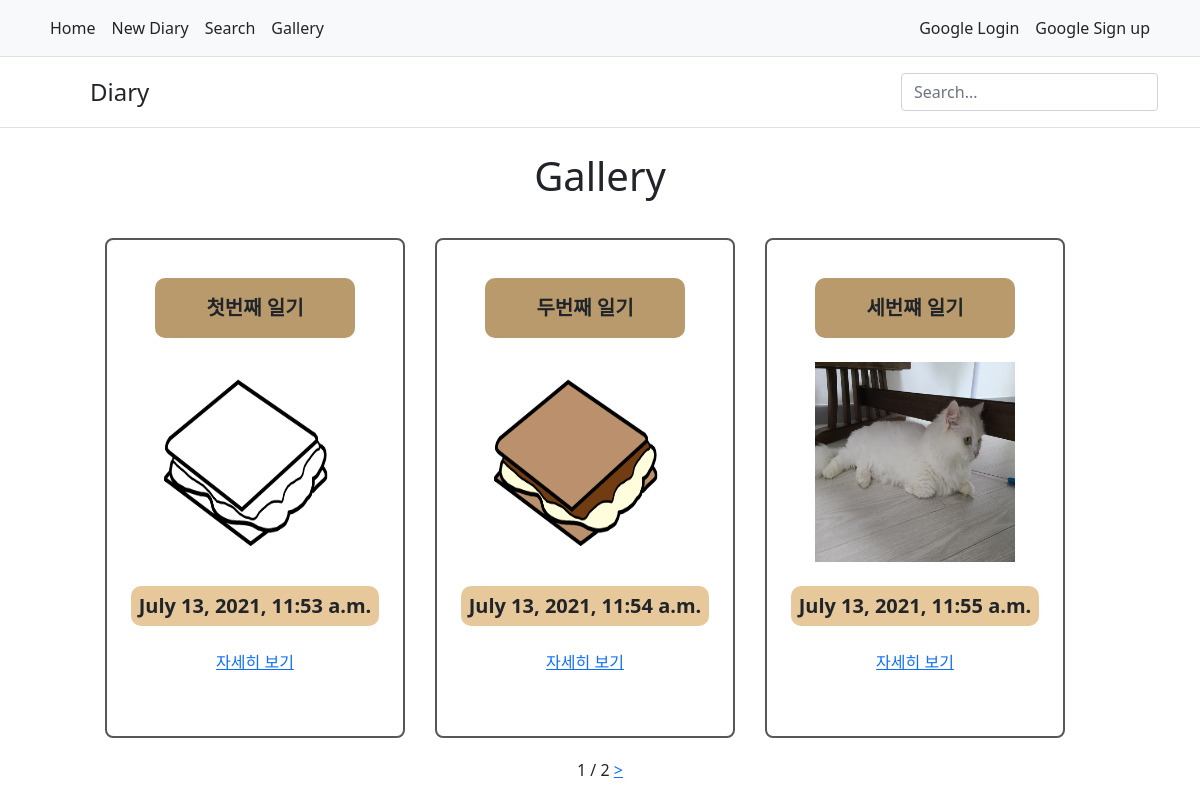
The page /gallery/ on the database as committed earlier.
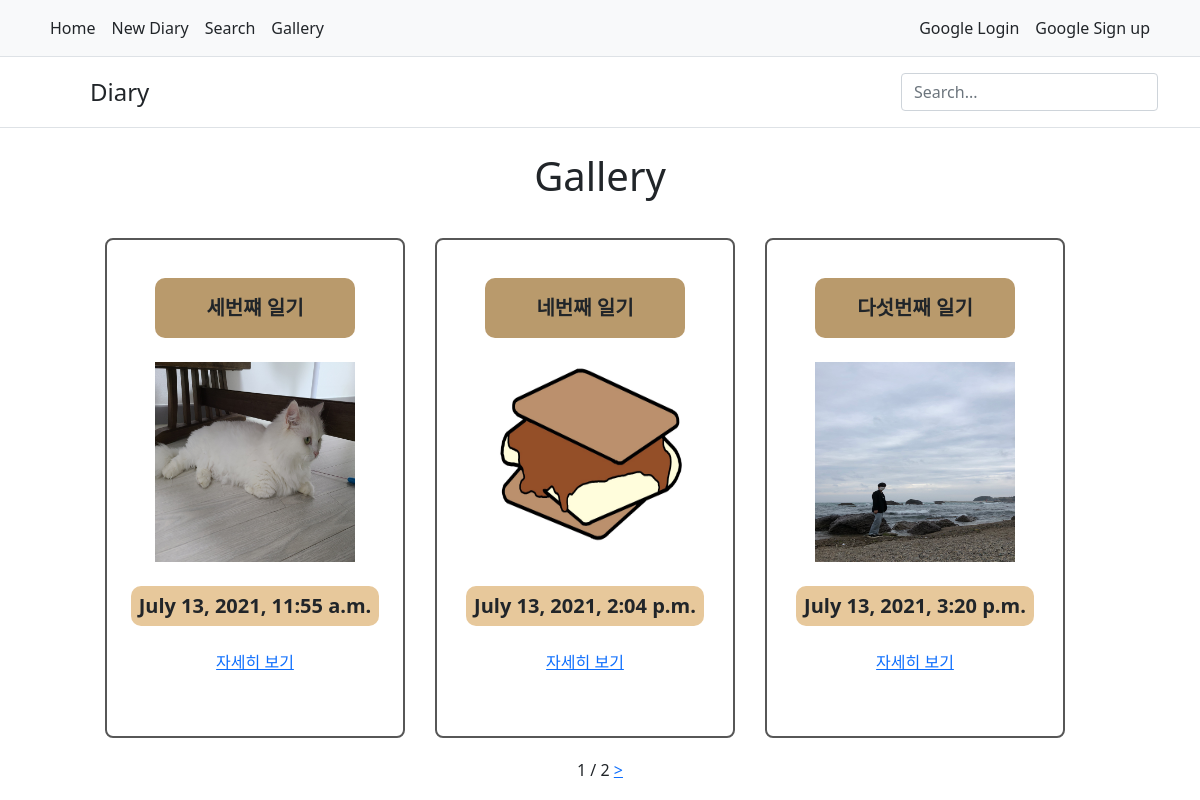
The same page on the database as committed later.
### diary/models.py (models this page shows, shortened)
class Diary(models.Model):
    title = models.CharField(max_length=50, default='')
    body = models.TextField(default='')
    time = models.DateTimeField()
    photo = models.ImageField(upload_to="diary/", blank=True, null=True)
    weather = models.CharField(max_length=20, default='')

### diary/views.py (the view)
# urls.py: path('gallery/', d.gallery, name='gallery'),
def gallery(request):
    diaryList = Diary.objects.all()
    paginator = Paginator(diaryList, 3)
    page_number = request.GET.get('page')
    page = paginator.get_page(page_number)
    return render(request, 'gallery.html', {'diary':page})

### diary/templates/Gallery.html (shortened to what this page needs)
{% extends 'base.html' %}
{% load static %}
{% block link %} {% static 'css/gallery.css' %} {% endblock %}
    {% block body %}
    <h1>Gallery</h1>
    <div id="direction">
        {% for diaryDetail in diary %}
        <div class="diaryDetail">
            <span class="diaryTitle">{{diaryDetail.title}}</span><br>
            <span><img src="{{diaryDetail.photo.url}}" width="200" height="200" ></span><br>
            <span class="diaryTime">{{diaryDetail.time}}</span><br>
            <a href="{% url 'detail' diaryDetail.id %}">
                자세히 보기
            </a><br>
        </div>
        {% endfor %}
    </div>
    <div>
        <span>{{diary.number}}</span>
        <span>/</span>
        <span>{{diary.paginator.num_pages}}</span>
        {% if diary.has_next %}
        <a href='?page={{diary.next_page_number}}'>></a>
        {% endif %}
    </div>
    {% endblock %}

### diary/templates/base.html (shortened to what this page needs)
{% load socialaccount %}
<!DOCTYPE html>
<html lang="en">
<head>
    <link href="https://cdn.jsdelivr.net/npm/bootstrap@5.0.2/dist/css/bootstrap.min.css" rel="stylesheet">
    <link rel="stylesheet" href="{% block link %} {% endblock %}">
</head>
<body>
    <nav class="py-2 bg-light border-bottom">
        <div class="container d-flex flex-wrap">
          <ul class="nav me-auto">
            <li class="nav-item"><a href="{% url 'home' %}" class="nav-link link-dark px-2 active" aria-current="page">Home</a></li>
            <li class="nav-item"><a href="{% url 'add' %}" class="nav-link link-dark px-2">New Diary</a></li>
            <li class="nav-item"><a href="{% url 'search' %}" class="nav-link link-dark px-2">Search</a></li>
            <li class="nav-item"><a href="{% url 'gallery' %}" class="nav-link link-dark px-2">Gallery</a></li>
          </ul>
            <ul class="nav">
                {% if user.is_authenticated %}
                <li class="nav-item"><a class="nav-link link-dark px-2">어서오세요! {{user.username}}님!</a></li>
                <li class="nav-item"><a href="{% url 'logout' %}" class="nav-link link-dark px-2">Logout</a></li>
                {% else %}
                <li class="nav-item"><a href="{% provider_login_url 'google' %}" class="nav-link link-dark px-2">Google Login</a></li>
                <li class="nav-item"><a href="https://accounts.google.com/signup/v2/webcreateaccount?continue=https%3A%2F%2Fwww.google.com%2F&hl=ko&gmb=exp&biz=false&flowName=GlifWebSignIn&flowEntry=SignUp" class="nav-link link-dark px-2">Google Sign up</a></li>
                {% endif %}
            </ul>
        </div>
      </nav>
      <header class="py-3 mb-4 border-bottom">
        <div class="container d-flex flex-wrap justify-content-center">
          <a href="/" class="d-flex align-items-center mb-3 mb-lg-0 me-lg-auto text-dark text-decoration-none">
            <svg class="bi me-2" width="40" height="32"><use xlink:href="#bootstrap"/></svg>
            <span class="fs-4">Diary</span>
          </a>
          <form class="col-12 col-lg-auto mb-3 mb-lg-0" action="" method="POST">
            <input type="search" class="form-control" name="search_word" placeholder="Search..." aria-label="Search">
          </form>
        </div>
      </header>
      <div id="blockBody">
          {% block body %} {% endblock %}
      </div>
</body>
</html>

### diary/static/css/gallery.css (style rules this page uses)
#blockBody { display: flex; width: 1200px; height: 600px; margin: -100px auto auto auto; justify-content:flex-start; align-items:center; flex-direction: column; padding-top: 100px; }
#direction { margin-top: 30px; display: flex; justify-content:center; align-items:center; flex-direction: row; flex-wrap: wrap; }
.diaryDetail { display: flex; width: 300px; height: 500px; justify-content: center; align-items: center; border: 2px solid rgb(87, 87, 87); flex-direction: column; margin-right: 30px; margin-bottom: 20px; border-radius: 8px; }
.diaryTitle { display: flex; width: 200px; height: 60px; justify-content: center; align-items: center; background-color: rgb(185, 154, 108); border-radius: 10px; font-size: 20px; font-weight: bolder; }
.diaryTime { display: flex; width: auto; height: 40px; padding: 8px; justify-content: center; align-items: center; background-color: rgb(231, 200, 155); border-radius: 10px; font-size: 20px; font-weight: bolder; }

Rows that differ between the two databases and show on the page:
removed Diary: title "첫번째 일기", photo (picture), time "July 13, 2021, 11:53 a.m."
removed Diary: title "두번째 일기", photo (picture), time "July 13, 2021, 11:54 a.m."
now on this page (row unchanged): Diary: title "네번째 일기", photo (picture), time "July 13, 2021, 2:04 p.m."
now on this page (row unchanged): Diary: title "다섯번째 일기", photo (picture), time "July 13, 2021, 3:20 p.m."
